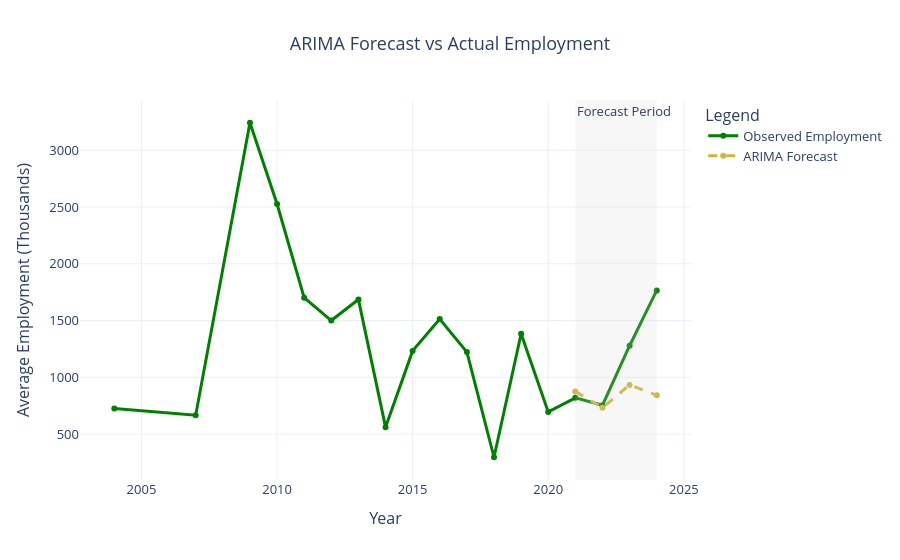

The cell this chart's notebook holds for it:
### Code cell
import plotly.graph_objects as go

fig = go.Figure()

# Entire observed series (continuous)

fig.add_trace(
    go.Scatter(
        x=arima_data["ds"],
        y=arima_data["y"],
        mode="lines+markers",
        name="Observed Employment",
        line=dict(color="green", width=3)
    )
)

# ARIMA Forecast (test years only)

fig.add_trace(
    go.Scatter(
        x=test["ds"],
        y=test["arima_prediction"],
        mode="lines+markers",
        name="ARIMA Forecast",
        line=dict(
            color="#CFB53B",
            width=3,
            dash="dash"
        )
    )
)

# Highlight Forecast Region

fig.add_vrect(
    x0=test["ds"].min(),
    x1=test["ds"].max(),
    fillcolor="lightgrey",
    opacity=0.18,
    line_width=0,
    annotation_text="Forecast Period",
    annotation_position="top left"
)

# Layout

fig.update_layout(
    title="ARIMA Forecast vs Actual Employment",
    title_x=0.5,
    xaxis_title="Year",
    yaxis_title="Average Employment (Thousands)",
    template="plotly_white",
    font=dict(size=13),
    legend_title="Legend"
)

fig.show()

### Figure 1 — Plotly figure (JSON) as saved in the notebook; plotly's stock layout.template omitted (floating-point values rounded to 4 significant figures)
{"data": [{"line": {"color": "green", "width": 3}, "mode": "lines+markers", "name": "Observed Employment", "type": "scatter", "x": ["2004-01-01T00:00:00.000000", "2007-01-01T00:00:00.000000", "2009-01-01T00:00:00.000000", "2010-01-01T00:00:00.000000", "2011-01-01T00:00:00.000000", "2012-01-01T00:00:00.000000", "2013-01-01T00:00:00.000000", "2014-01-01T00:00:00.000000", "2015-01-01T00:00:00.000000", "2016-01-01T00:00:00.000000", "2017-01-01T00:00:00.000000", "2018-01-01T00:00:00.000000", "2019-01-01T00:00:00.000000", "2020-01-01T00:00:00.000000", "2021-01-01T00:00:00.000000", "2022-01-01T00:00:00.000000", "2023-01-01T00:00:00.000000", "2024-01-01T00:00:00.000000"], "y": [726.3, 666.1, 3242.0, 2526.0, 1701.0, 1500.0, 1686.0, 561.2, 1233.0, 1513.0, 1222.0, 296.2, 1383.0, 695.4, 819.2, 755.1, 1278.0, 1766.0]}, {"line": {"color": "#CFB53B", "dash": "dash", "width": 3}, "mode": "lines+markers", "name": "ARIMA Forecast", "type": "scatter", "x": ["2021-01-01T00:00:00.000000", "2022-01-01T00:00:00.000000", "2023-01-01T00:00:00.000000", "2024-01-01T00:00:00.000000"], "y": [874.8, 732.7, 933.4, 841.1]}], "layout": {"annotations": [{"showarrow": false, "text": "Forecast Period", "x": "2021-01-01T00:00:00", "xanchor": "left", "xref": "x", "y": 1, "yanchor": "top", "yref": "y domain"}], "font": {"size": 13}, "legend": {"title": {"text": "Legend"}}, "shapes": [{"fillcolor": "lightgrey", "line": {"width": 0}, "opacity": 0.18, "type": "rect", "x0": "2021-01-01T00:00:00", "x1": "2024-01-01T00:00:00", "xref": "x", "y0": 0, "y1": 1, "yref": "y domain"}], "title": {"text": "ARIMA Forecast vs Actual Employment", "x": 0.5}, "xaxis": {"title": {"text": "Year"}}, "yaxis": {"title": {"text": "Average Employment (Thousands)"}}}}
